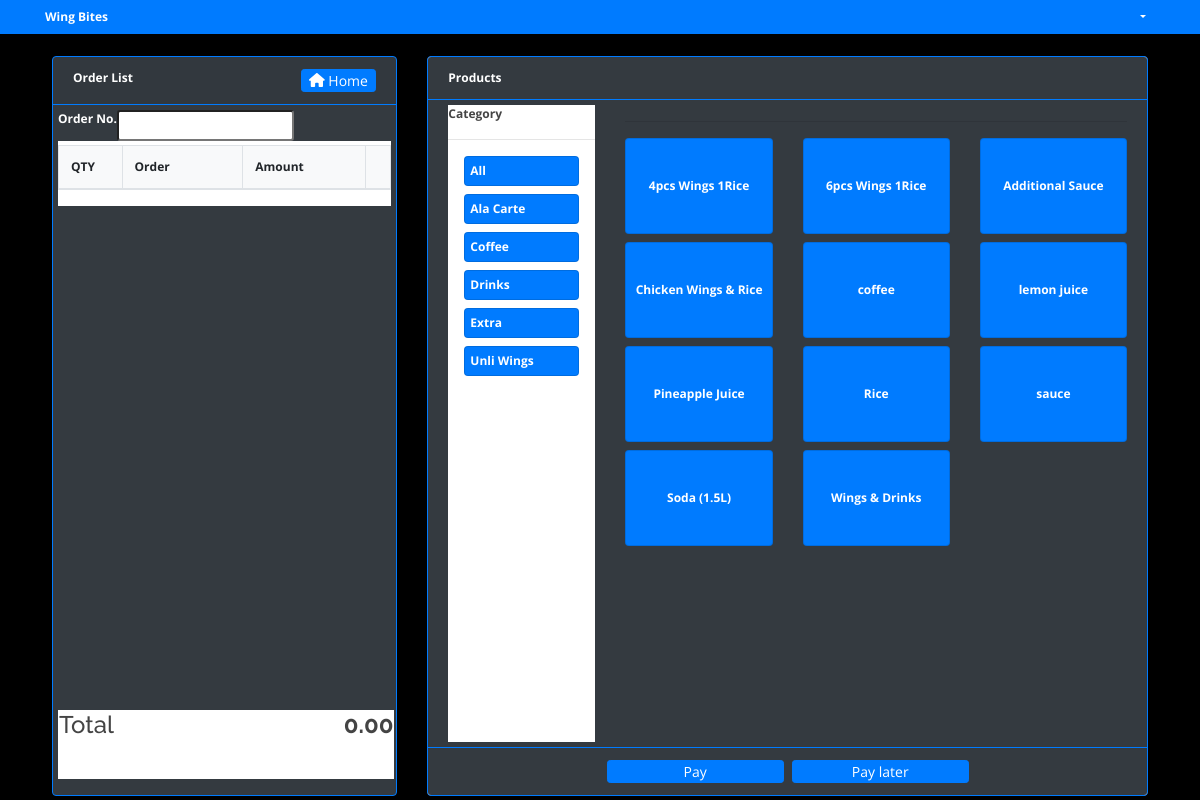
The app's page /billing/index.php with its own data.
### tables this page shows
CREATE TABLE `categories` (
  `id` int(30) NOT NULL,
  `name` varchar(200) NOT NULL,
  `description` text NOT NULL
);

CREATE TABLE `products` (
  `id` int(30) NOT NULL,
  `category_id` int(30) NOT NULL,
  `name` varchar(200) NOT NULL,
  `description` text NOT NULL,
  `price` float NOT NULL,
  `status` tinyint(1) NOT NULL DEFAULT 1 COMMENT '0=Unavailable,1=Available'
);

### billing/home.php (the view, shortened to what this page needs)
<?php include '../db_connect.php' ?>
<div class="container-fluid o-field">
	<div class="row mt-3 ml-3 mr-3">
        <div class="col-lg-4">
           <div class="card bg-dark border-primary">
                <div class="card-header text-white  border-primary">
                    <b>Order List</b>
                <span class="float:right"><a class="btn btn-primary btn-sm col-sm-3 float-right" href="../index.php" id="">
                    <i class="fa fa-home"></i> Home
                </a></span>
                </div>
               <div class="card-body">
            <form action="" id="manage-order">
                <div class="bg-white" id='o-list'>
                            <div class="d-flex w-100 bg-dark mb-1">
                                <label for="" class="text-white"><b>Order No.</b></label>
                                <input type="number" class="form-control-sm" name="order_number" value="<?php echo isset($order_number) ? $order_number : '' ?>" required>
                            </div>
                   <table class="table table-bordered bg-light" >
                        <colgroup>
                            <col width="20%">
                            <col width="40%">
                            <col width="40%">
                            <col width="5%">
                        </colgroup>
                       <thead>
                           <tr>
                               <th>QTY</th>
                               <th>Order</th>
                               <th>Amount</th>
                               <th></th>
                           </tr>
                       </thead>
                   </table>
                </div>
                   <div class="d-block bg-white" id="calc">
                       <table class="" width="100%">
                           <tbody>
                                <tr>
                                   <td><b><h4>Total</h4></b></td>
                                   <td class="text-right">
                                       <span class=""><h4><b id="total_amount">0.00</b></h4></span>
                                   </td>
                               </tr>
                           </tbody>
                       </table>
                   </div>
           </form>
               </div>
           </div>
        </div>
        <div class="col-lg-8  p-field">
            <div class="card border-primary">
                <div class="card-header bg-dark text-white  border-primary">
                    <b>Products</b>
                </div>
                <div class="card-body bg-dark d-flex" id='prod-list'>
                    <div class="col-md-3">
                        <div class="w-100 pr-0 bg-white" id="cat-list">
                            <b>Category</b>
                            <hr>
                            <div class="card bg-primary mx-3 mb-2 cat-item" style="height:auto !important;" data-id = 'all'>
                                <div class="card-body">
                                    <span><b class="text-white">
                                        All
                                    </b></span>
                                </div>
                            </div>
                            <?php
                            $qry = $conn->query("SELECT * FROM categories order by name asc");
                            while($row=$qry->fetch_assoc()):
                            ?>
                            <div class="card bg-primary mx-3 mb-2 cat-item" style="height:auto !important;" data-id = '<?php echo $row['id'] ?>'>
                                <div class="card-body">
                                    <span><b class="text-white">
                                        <?php echo ucwords($row['name']) ?>
                                    </b></span>
                                </div>
                            </div>
                            <?php endwhile; ?>
                        </div>
                    </div>
                    <div class="col-md-9">
                        <hr>
                        <div class="row">
                            <?php
                            $prod = $conn->query("SELECT * FROM products where status = 1 order by name asc");
                            while($row=$prod->fetch_assoc()):
                            ?>
                            <div class="col-md-4 mb-2">
                                <div class="card bg-primary prod-item" data-json = '<?php echo json_encode($row) ?>' data-category-id="<?php echo $row['category_id'] ?>">
                                    <div class="card-body">
                                        <span><b class="text-white">
                                            <?php echo $row['name'] ?>
                                        </b></span>
                                    </div>
                                </div>
                            </div>
                        <?php endwhile; ?>
                        </div>
                    </div>
                </div>
            <div class="card-footer bg-dark  border-primary">
                <div class="row justify-content-center">
                    <div class="btn btn btn-sm col-sm-3 btn-primary mr-2" type="button" id="pay">Pay</div>
                    <div class="btn btn btn-sm col-sm-3 btn-primary" type="button" id="save_order">Pay later</div>
                </div>
            </div>
            </div>
        </div>
    </div>
</div>

### assets/css/style.css (style rules this page uses)
body { font-family: "Open Sans", sans-serif; color: #444444; width: 100%; height: calc(100%); font-size: 12px; }
a { color: #1977cc; }
h1, h2, h3, h4, h5, h6 { font-family: "Raleway", sans-serif; }
.justify-content-center { justify-content: center !important; }
.btn-sm { padding: .0001rem .2rem; }

### billing/index.php (style rules this page uses)
body { background: #000000; position: fixed; width: calc(100%); height: calc(100%); overflow: auto; }

### billing/home.php (style rules this page uses)
main .card { height:calc(100%); }
main .card-body { height:calc(100%); overflow: auto; padding: 5px; position: relative; }
main .container-fluid, main .container-fluid>.row,main .container-fluid>.row>div { height:calc(100%); }
#o-list { height: calc(87%); overflow: auto; }
#calc { position: absolute; bottom: 1rem; height: calc(10%); width: calc(98%); }
.prod-item { min-height: 12vh; cursor: pointer; }
.prod-item .card-body { display: flex; justify-content: center; align-items: center; }
#cat-list { height: calc(100%) }
.cat-item { cursor: pointer; }

### records on screen
categories: name "Ala Carte"
categories: name "Coffee"
categories: name "Drinks"
categories: name "Extra"
categories: name "Unli Wings"
products: name "4pcs Wings 1Rice"
products: name "6pcs Wings 1Rice"
products: name "Additional Sauce"
products: name "Chicken Wings & Rice"
products: name "coffee"
products: name "lemon juice"
products: name "Pineapple Juice"
products: name "Rice"
products: name "sauce"
products: name "Soda (1.5L)"
products: name "Wings & Drinks"
